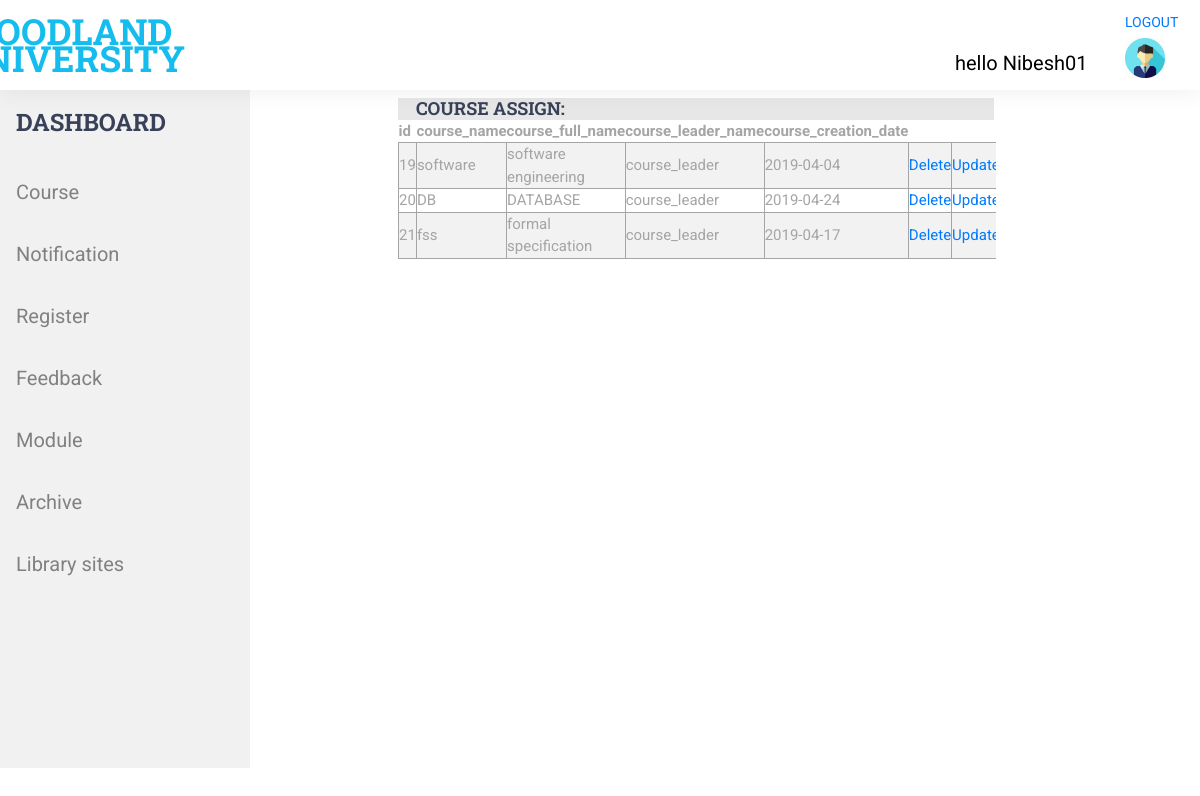
Page /admin/view_course.php (signed in) on the committed database.
### tables this page shows
CREATE TABLE `course` (
  `id` int(11) NOT NULL,
  `course_name` varchar(255) NOT NULL,
  `course_full_name` varchar(255) NOT NULL,
  `course_leader_name` varchar(255) NOT NULL,
  `course_creation_date` date NOT NULL
);

### admin/course_table_generator.php (the view, shortened to what this page needs)
<?php
class TableGenerator{
	public $headings;
	public $rows= [];
	public function setHeadings($heading){
		$this->headings = $heading;
	}
	public function addRow($row){
		$this->rows[] = $row;
	}
	public function getHTML(){
		$html ='<table style="overflow-x:auto;">';
		$html .='<tr>';
		foreach($this->headings as $heading){
			$html .='<th>'.$heading.'</th> ';
		}
		$html .= '</tr>';
		foreach($this->rows as $row){
			$html  .= '<tr>';
			foreach($row as $key => $cell){
				if(!is_numeric($key))
					$html .= '<td>'.$cell.'</td>';
			}
		$html .='<td> <a href="delete_course.php?delete='.$row['id'].'" name="delete">Delete</a></td>';
		$html .='<td> <a href="update_course.php?id='.$row['id'].'">Update</a>';
			$html .='</tr>';
		}
		$html .='</table>';
		return $html;
	}
}
?>

### styles/main_styles.css (style rules this page uses)
* { margin: 0; padding: 0; -webkit-font-smoothing: antialiased; -webkit-text-shadow: rgba(0,0,0,.01) 0 0 1px; text-shadow: rgba(0,0,0,.01) 0 0 1px; }
body { font-family: 'Roboto', sans-serif; font-size: 14px; font-weight: 400; background: #FFFFFF; color: #a5a5a5; }
a, a:hover, a:visited, a:active, a:link { text-decoration: none; -webkit-font-smoothing: antialiased; -webkit-text-shadow: rgba(0,0,0,.01) 0 0 1px; text-shadow: rgba(0,0,0,.01) 0 0 1px; }

### styles/style.css (style rules this page uses)
body { width: 100%; height: 100%; }

### admin/course_table_generator.php (style rules this page uses)
table { width: 100%; }
table tr { font-size: 15px; padding: 2px; }
table td { overflow: auto; border:1px solid; }
tr:nth-child(even) { background-color: #f2f2f2 }

### rows in the picture
course: id "19", course_name "software", course_full_name "software engineering", course_leader_name "course_leader", course_creation_date "2019-04-04"
course: id "20", course_name "DB", course_full_name "DATABASE", course_leader_name "course_leader", course_creation_date "2019-04-24"
course: id "21", course_name "fss", course_full_name "formal specification", course_leader_name "course_leader", course_creation_date "2019-04-17"

### other values in the picture
$_SESSION['sess_login'] "Nibesh01"
$heading "id"
$heading "course_name"
$heading "course_full_name"
$heading "course_leader_name"
$heading "course_creation_date"
